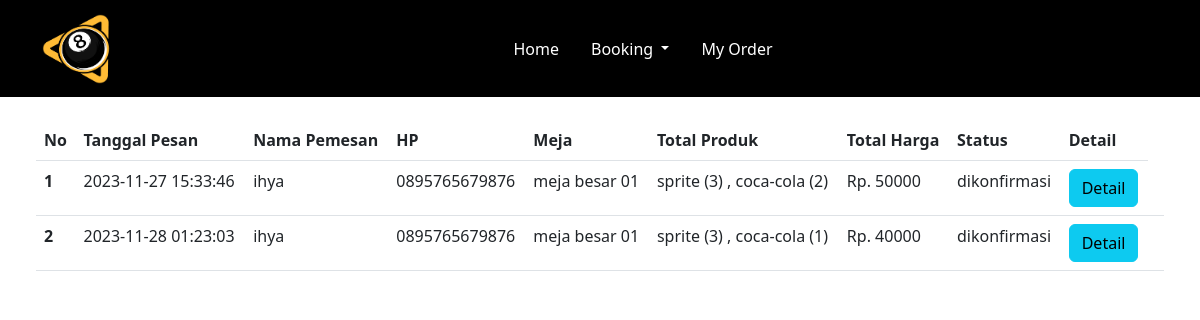
The app's page /user/histori.php (signed in) with its own data.
### tables this page shows
CREATE TABLE `bayarmkn` (
  `idbayarmkn` int(11) NOT NULL,
  `idpesan` int(11) NOT NULL,
  `bukti` text NOT NULL,
  `tgl_upload` timestamp NOT NULL DEFAULT current_timestamp(),
  `konfirmasi` varchar(50) NOT NULL
);

CREATE TABLE `pesan` (
  `idpesan` int(11) NOT NULL,
  `iduser` int(11) NOT NULL,
  `tgl_pesan` timestamp NOT NULL DEFAULT current_timestamp(),
  `nama` varchar(255) NOT NULL,
  `hp` varchar(255) NOT NULL,
  `meja` varchar(255) NOT NULL,
  `foto` text NOT NULL,
  `total_products` varchar(255) NOT NULL,
  `total_price` varchar(255) NOT NULL,
  `status` varchar(255) NOT NULL
);

### functions.php (called while the page is built, shortened)
<?php
$conn = mysqli_connect("localhost", "root", "", "db_futsal");
function query($query)
{
  global $conn;
  $result = mysqli_query($conn, $query);
  $rows = [];
  while ($row = mysqli_fetch_assoc($result)) {
    $rows[] = $row;
  }
  return $rows;
}
 ?>

### user/histori.php (the view, shortened to what this page needs)
<?php
require "../functions.php";
$id_user = $_SESSION["id_user"];
$pesan = query("SELECT pesan.*, bayarmkn.tgl_upload
               FROM pesan
               JOIN bayarmkn ON pesan.idpesan = bayarmkn.idpesan
               WHERE pesan.iduser = '$id_user'");
?>
<!doctype html>
<html lang="en">
<head>
  <link rel="stylesheet" href="../css/keranjang.css">
  <link href="https://cdn.jsdelivr.net/npm/bootstrap@5.3.0-alpha3/dist/css/bootstrap.min.css" rel="stylesheet">
</head>
<body>
  <div class="container">
    <nav class="navbar fixed-top navbar-expand-lg" style="background-color: black;">
      <div class="container">
        <a class="navbar-brand" href="#">
          <img src="../assets/img/logo.png" alt="Logo" width="70" height="70" class="d-inline-block align-text-top">
        </a>
        <div class="collapse navbar-collapse" id="navbarSupportedContent">
          <ul class="navbar-nav mx-auto mb-2 mb-lg-0">
            <li class="nav-item">
              <a class="nav-link active text-white" aria-current="page" href="../indexuser.php">Home</a>
            </li>
            <li class="nav-item dropdown">
              <a class="nav-link dropdown-toggle text-white" href="#" role="button" data-bs-toggle="dropdown" aria-expanded="false">
                Booking
              </a>
            </li>
            <li class="nav-item">
              <a class="nav-link active text-white" aria-current="page" href="#">My Order</a>
            </li>
          </ul>
        </div>
      </div>
    </nav>
  </div>
  <section class="lapangan mb-5" id="lapangan" style="margin-top: 10%;">
    <div class="container-fluid">
      <form action="" method="post" class="px-4">
        <table class="table my-5">
          <thead>
            <tr>
              <th scope="col">No</th>
              <th scope="col">Tanggal Pesan</th>
              <th scope="col">Nama Pemesan</th>
              <th scope="col">HP</th>
              <th scope="col">Meja</th>
              <th scope="col">Total Produk</th>
              <th scope="col">Total Harga</th>
              <th scope="col">Status</th>
              <th scope="col">Detail</th>
            </tr>
          </thead>
          <tbody>
            <?php $i = 1; ?>
            <?php foreach ($pesan as $row) : ?>
              <tr>
                <th scope="row"><?= $i++; ?></th>
                <td><?= $row["tgl_upload"] ?></td>
                <td><?= $row["nama"] ?></td>
                <td><?= $row["hp"] ?></td>
                <td><?= $row["meja"] ?></td>
                <td><?= $row["total_products"] ?></td>
                <td><span>Rp. </span><?= $row["total_price"] ?></td>
                <td><?= $row["status"] ?></td>
                <td>
                  <button type="button" class="btn btn-info" data-bs-toggle="modal" data-bs-target="#detailModal<?= $row["idpesan"] ?>">
                    Detail
                  </button>
                <td>
                </td>
              </tr>
            <?php endforeach; ?>
          </tbody>
        </table>
      </form>
    </div>
  </section>
</body>
</html>

### css/keranjang.css (style rules this page uses)
:root { --blue:#2980b9; --red:tomato; --orange:orange; --black:#333; --white:#fff; --bg-color:#eee; --dark-bg:rgba(0,0,0,.7); --box-shadow:0 .5rem 1rem rgba(0,0,0,.1); --border:.1rem solid #999; }
.nav-item { margin: 3px !important; padding: 5px; }

### records on screen
bayarmkn: tgl_upload "2023-11-27 15:33:46", idpesan.nama "ihya", idpesan.hp "0895765679876", idpesan.meja "meja besar 01", idpesan.total_products "sprite (3) , coca-cola (2)", idpesan.total_price "50000", idpesan.status "dikonfirmasi"
bayarmkn: tgl_upload "2023-11-28 01:23:03", idpesan.nama "ihya", idpesan.hp "0895765679876", idpesan.meja "meja besar 01", idpesan.total_products "sprite (3) , coca-cola (1)", idpesan.total_price "40000", idpesan.status "dikonfirmasi"
